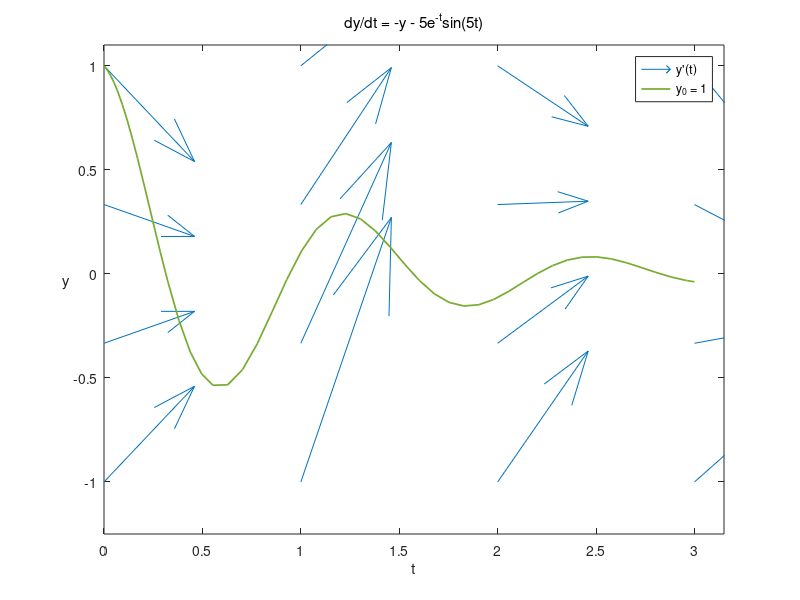

The MATLAB script that drew this image:
% Math 3341, Spring 2018
% Lab 14, Part I

% solving a linear ode

clear; close all;
dydt = @(t,y) -y - 5*exp(-t)*sin(5*t);
tspan = [0 3];   % solution interval
yzero1 = 1;      % initial condition

[tsol1,ysol1] = ode45(dydt,tspan,yzero1);

% add two additional solutions curves here

%-------------------------
% data for direction field
%-------------------------
n = 4;
tpts = linspace(0,3,n);
ypts = linspace(-1,1,n);
[t,y] = meshgrid(tpts, ypts);
pt = ones(size(y));
py = -y - 5*exp(-t).*sin(5*t);

%-------------------------
% plot direction field and solution curves
%-------------------------
f1 = figure(1);
quiver(t,y,pt,py,1.5);
hold on
plot(tsol1,ysol1,'LineWidth',1.25)

% plot additional solution curves here

%
title('dy/dt = -y - 5e^{-t}sin(5t)', 'FontWeight','normal')
xlabel('t'), ylabel('y','Rotation',0)
xlim([0 3.15]), ylim([-1.25 1.1])
legend('y''(t)', 'y_0 = 1')
% save figure as .eps
saveas(f1,'lab14part01','epsc')

